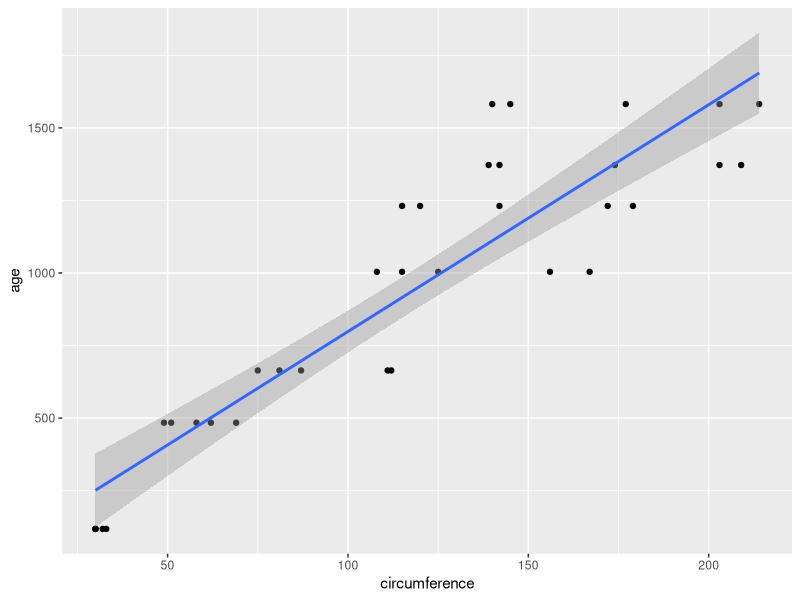
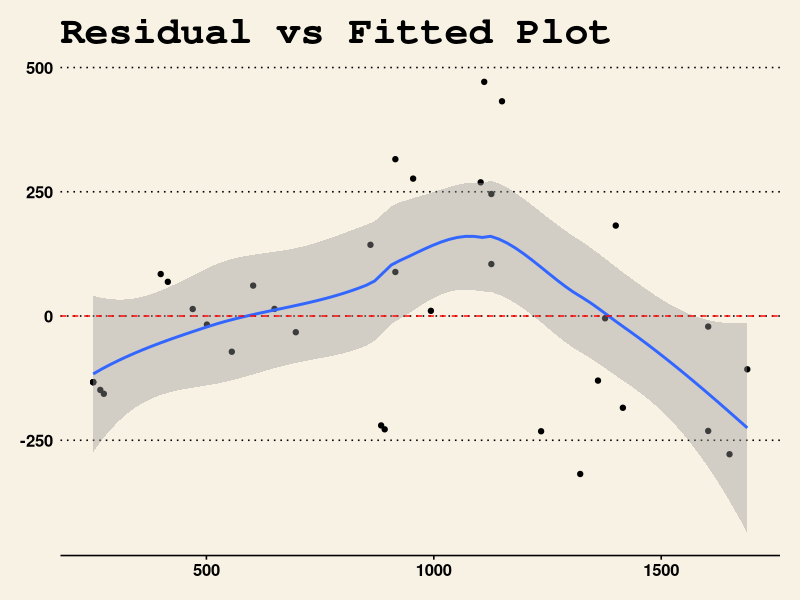
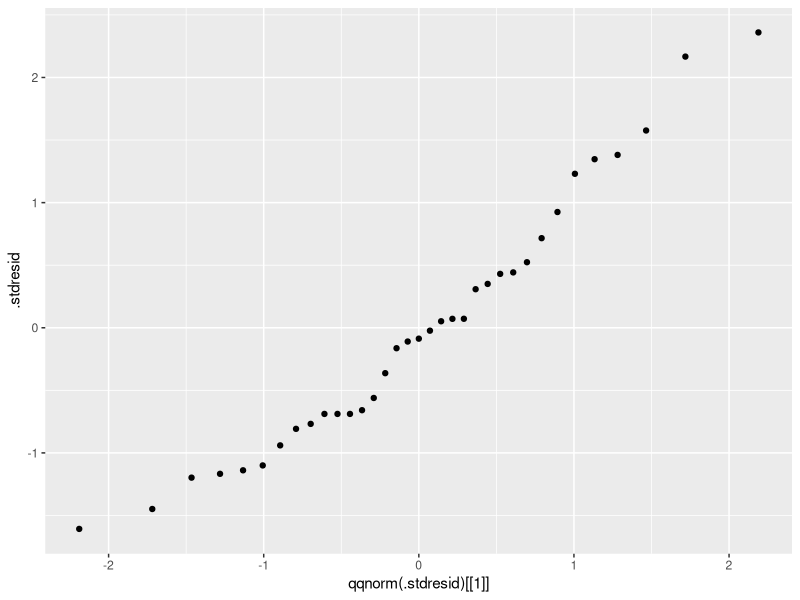

Recreate these plots in R, in order.
# ggplot2

# http://docs.ggplot2.org/current/
# http://www.cookbook-r.com/Graphs/
# 
head(Orange)
Orange


library(ggplot2)
library(ggthemes)

ggplot(Orange, aes(x=circumference, y=age)) + geom_point() + geom_smooth(method = lm)

model <- lm(formula = age ~ circumference, data = Orange)

p1<-ggplot(model, aes(.fitted, .resid))+geom_point()

p1<-p1+stat_smooth(method="loess")+geom_hline(yintercept=0, 
                                              col="red", linetype="dashed")
p1<-p1+xlab("Fitted values")+ylab("Residuals")
p1<-p1+ggtitle("Residual vs Fitted Plot")+theme_wsj()

p1

p2<-ggplot(model, aes(qqnorm(.stdresid)[[1]], .stdresid))+geom_point(na.rm = TRUE)

# p2<-p2+geom_abline(aes(qqline(.stdresid)))+
#   xlab("Theoretical Quantiles")+
#   ylab("Standardized Residuals")
# 
# p2<-p2+ggtitle("Normal Q-Q")+theme_wsj()

p2



